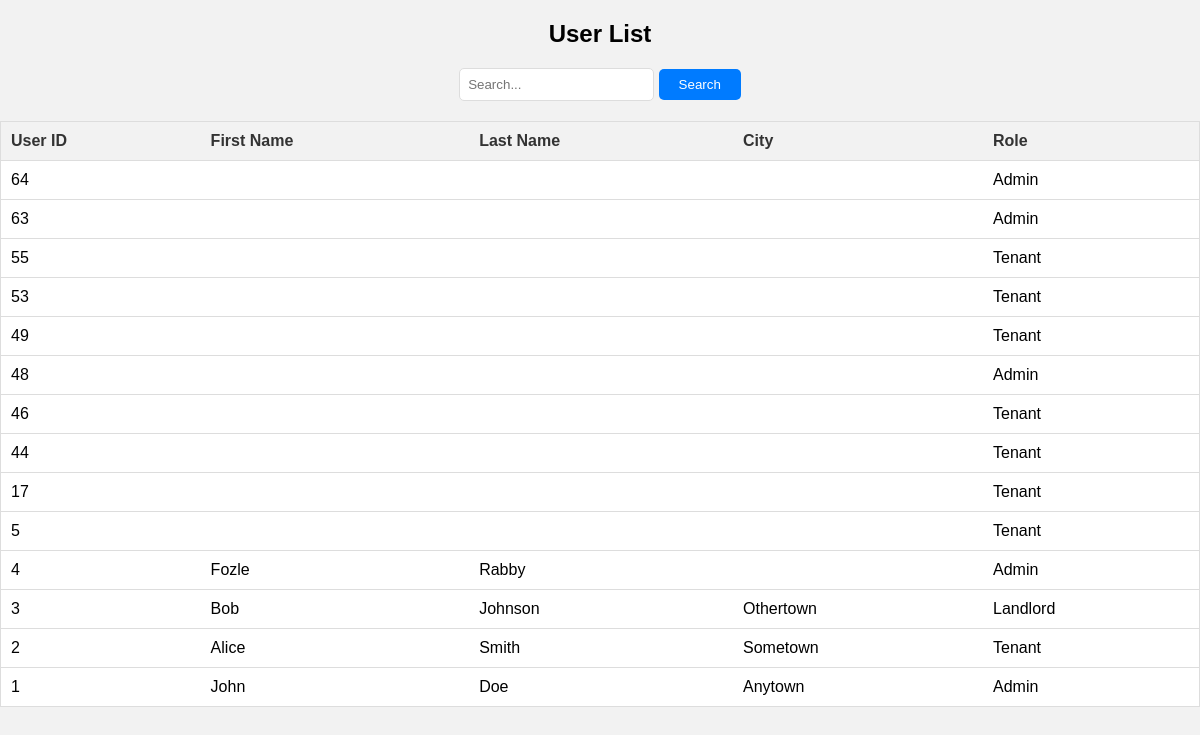
The page /views/user_list.php?sort=user_id&order=DESC on the database its author committed.
### tables this page shows
CREATE TABLE `user` (
  `user_id` int(11) NOT NULL,
  `first_name` varchar(255) DEFAULT NULL,
  `last_name` varchar(255) DEFAULT NULL,
  `profile_photo` varchar(255) DEFAULT NULL,
  `email` varchar(255) NOT NULL,
  `phone_number1` varchar(20) DEFAULT NULL,
  `phone_number2` varchar(20) DEFAULT NULL,
  `date_of_birth` date DEFAULT NULL,
  `password` varchar(255) DEFAULT NULL,
  `nid` varchar(20) DEFAULT NULL,
  `date_of_registration` date DEFAULT NULL,
  `address` varchar(255) DEFAULT NULL,
  `city` varchar(100) DEFAULT NULL,
  `region` varchar(100) DEFAULT NULL,
  `location_co_ordinate` varchar(255) DEFAULT NULL,
  `occupation` varchar(255) DEFAULT NULL,
  `role` int(11) DEFAULT NULL
);

CREATE TABLE `role` (
  `role_id` int(11) NOT NULL,
  `role_name` varchar(255) DEFAULT NULL
);

### views/user_list.php (the view, shortened to what this page needs)
<?php
require_once "../config/dbconfig.php";
$sortColumn = isset($_GET['sort']) ? $_GET['sort'] : 'user_id';
$sortOrder = isset($_GET['order']) ? $_GET['order'] : 'ASC';
$validColumns = array('user_id', 'first_name', 'last_name', 'city', 'role_name');
$sortColumn = in_array($sortColumn, $validColumns) ? $sortColumn : 'user_id';
$searchQuery = "";
if(isset($_GET['search'])) {
    $searchQuery = $conn->real_escape_string($_GET['search']);
    $searchParams = array("%$searchQuery%", "%$searchQuery%", "%$searchQuery%", "%$searchQuery%");
    $sql = "SELECT user_id, first_name, last_name, city, role_name
            FROM user join role on user.role = role.role_id
            WHERE first_name LIKE ? OR last_name LIKE ? OR city LIKE ? OR role_name LIKE ?
            ORDER BY $sortColumn $sortOrder";
    $stmt = $conn->prepare($sql);
    $stmt->bind_param("ssss", $searchParams[0], $searchParams[1], $searchParams[2], $searchParams[3]);
} else {
    $sql = "SELECT user_id, first_name, last_name, city, role_name
            FROM  user join role on user.role = role.role_id
            ORDER BY $sortColumn $sortOrder";
    $stmt = $conn->prepare($sql);
}
$stmt->execute();
$result = $stmt->get_result();
?>
<!DOCTYPE html>
<html lang="en">
<head>
</head>
<body>
<h2>User List</h2>
<form method="GET" style="text-align: center;">
    <input type="text" name="search" placeholder="Search..." value="<?php echo htmlspecialchars($searchQuery); ?>">
    <button type="submit">Search</button>
</form>
<table>
    <tr>
        <th><a href="?sort=user_id&order=<?php echo $sortColumn == 'user_id' && $sortOrder == 'ASC' ? 'DESC' : 'ASC'; ?>">User ID</a></th>
        <th><a href="?sort=first_name&order=<?php echo $sortColumn == 'first_name' && $sortOrder == 'ASC' ? 'DESC' : 'ASC'; ?>">First Name</a></th>
        <th><a href="?sort=last_name&order=<?php echo $sortColumn == 'last_name' && $sortOrder == 'ASC' ? 'DESC' : 'ASC'; ?>">Last Name</a></th>
        <th><a href="?sort=city&order=<?php echo $sortColumn == 'city' && $sortOrder == 'ASC' ? 'DESC' : 'ASC'; ?>">City</a></th>
        <th><a href="?sort=role_name&order=<?php echo $sortColumn == 'role_name' && $sortOrder == 'ASC' ? 'DESC' : 'ASC'; ?>">Role</a></th>
    </tr>
    <?php
    while ($row = $result->fetch_assoc()) {
        echo "<tr class='clickable' onclick='submitForm(\"user_details.php\", {$row["user_id"]});'>";
        echo "<td>" . $row["user_id"] . "</td>";
        echo "<td>" . $row["first_name"] . "</td>";
        echo "<td>" . $row["last_name"] . "</td>";
        echo "<td>" . $row["city"] . "</td>";
        echo "<td>" . $row["role_name"] . "</td>";
        echo "</tr>";
    }
    ?>
</table>
</body>
</html>

### views/user_list.php (style rules this page uses)
body { font-family: Arial, sans-serif; margin: 0; padding: 0; background-color: #f2f2f2; }
h2 { text-align: center; margin-top: 20px; margin-bottom: 20px; }
table { width: 100%; border-collapse: collapse; margin: 20px auto; background-color: #fff; border: 1px solid #ddd; }
th, td { padding: 10px; text-align: left; border-bottom: 1px solid #ddd; }
th { background-color: #f2f2f2; cursor: pointer; }
th a { text-decoration: none; color: #333; }
input[type="text"] { padding: 8px; border: 1px solid #ddd; border-radius: 5px; }
button[type="submit"] { padding: 8px 20px; background-color: #007bff; color: #fff; border: none; border-radius: 5px; cursor: pointer; }
tr.clickable { cursor: pointer; }

### rows shown on the page
user: user_id "64", role.role_name "Admin"
user: user_id "63", role.role_name "Admin"
user: user_id "55", role.role_name "Tenant"
user: user_id "53", role.role_name "Tenant"
user: user_id "49", role.role_name "Tenant"
user: user_id "48", role.role_name "Admin"
user: user_id "46", role.role_name "Tenant"
user: user_id "44", role.role_name "Tenant"
user: user_id "17", role.role_name "Tenant"
user: user_id "5", role.role_name "Tenant"
user: user_id "4", first_name "Fozle", last_name "Rabby", role.role_name "Admin"
user: user_id "3", first_name "Bob", last_name "Johnson", city "Othertown", role.role_name "Landlord"
user: user_id "2", first_name "Alice", last_name "Smith", city "Sometown", role.role_name "Tenant"
user: user_id "1", first_name "John", last_name "Doe", city "Anytown", role.role_name "Admin"
